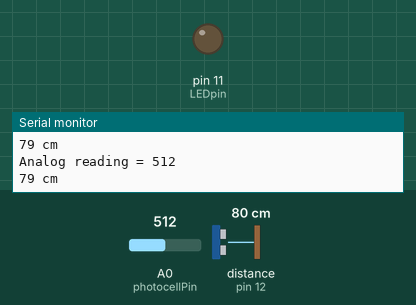
Bench run of a sketch on a simulated Arduino Uno, built with avr-gcc and run on an emulated ATmega328P. Parts: output pins drawn as LEDs (lit = HIGH), the last lines printed to the serial monitor. Wiring (inferred from the names in the program): ultrasonic range finder: trigger pin 13; echo pin 12. The test bench sets the inputs (shaded band); at power-on: distance to the obstacle (sensor on pin 12) 80 cm, A0 (photocellPin) = 512. The echo pulse lasts 58.3 µs per cm; pins used as bus, display or sensor lines are not drawn.

Above: at 1.3 s.
1.4 s: distance to the obstacle (sensor on pin 12) set to 12 cm
3.2 s: distance to the obstacle (sensor on pin 12) set to 9 cm
At 5.2 s:
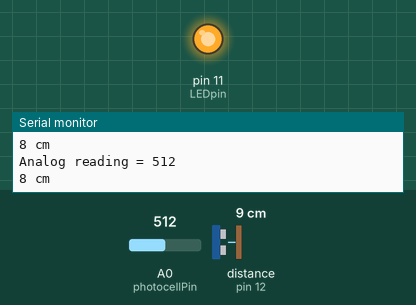
5.5 s: distance to the obstacle (sensor on pin 12) set to 18 cm
At 7.1 s:
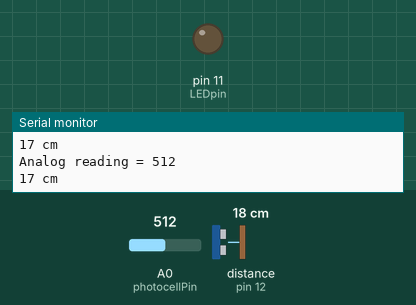
7.5 s: distance to the obstacle (sensor on pin 12) set to 2 cm
At 8.9 s:
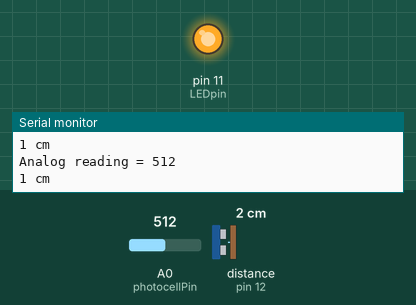
Timing chart, 0 to 10.5 s (numbered marks = the images above; inputs shaded):
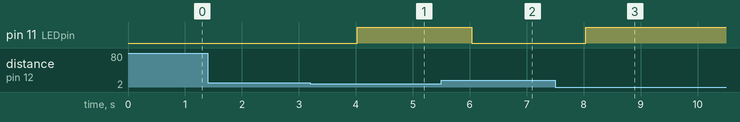

The sketch:

wk5_photocell_ultratronicsensor_hwk5.ino
```cpp
int photocellPin = A0; // the cell and 10K pulldown are connected to a0
int photocellReading; // the analog reading from the sensor divider
int trigPin = 13;
int echoPin = 12;
int LEDpin = 11; // connect Red LED to pin 11 (PWM pin)
int LEDbrightness; //

void setup(void) {
// We'll send debugging information via the Serial monitor
 Serial.begin(9600);
 pinMode(trigPin, OUTPUT); //trigPin is sending out the signal
 pinMode(echoPin, INPUT); //echoPin is retrieving information, therefore it is INPUT
 pinMode(LEDpin, OUTPUT);
}

void loop(void) {
photocellReading = analogRead(photocellPin);

Serial.print("Analog reading = ");
Serial.println(photocellReading); // the raw analog reading

//// LED gets brighter the darker it is at the sensor
//// that means we have to -invert- the reading from 0-1023 back to 1023-0
//  photocellReading = 1023 - photocellReading;
////now we have to map 0-1023 to 0-255 since thats the range analogWrite uses
//  LEDbrightness = map(photocellReading, 0, 1023, 0, 255);
//  analogWrite(LEDpin, LEDbrightness);
//
//  delay(100);

  long duration, distance;
  digitalWrite(trigPin, LOW);
  delayMicroseconds(2);
  digitalWrite(trigPin, HIGH);
  delayMicroseconds(10);
  digitalWrite(trigPin, LOW);
  duration = pulseIn(echoPin, HIGH);
  distance = (duration/2) / 29.1; //Time it took for the echo to be received and divided in half then divided by the speed of sound

  Serial.print(distance);
  Serial.println(" cm");
  delay(500); //delay half a second before repeating the loop

  if (distance < 10 && LEDbrightness < 400){

  digitalWrite(LEDpin, HIGH);

 }else{

  digitalWrite(LEDpin, LOW);

}
}
```

Measured:
- the behaviour switches between 11 and 10 cm on distance to the obstacle (sensor on pin 12) (found by bisection; images 0 and 1)
- after the input at 3.2 s, pin 11 (LEDpin): LOW → HIGH after 0.83 s
- after the input at 5.5 s, pin 11 (LEDpin): HIGH → LOW after 0.53 s
- after the input at 7.5 s, pin 11 (LEDpin): LOW → HIGH after 0.54 s
